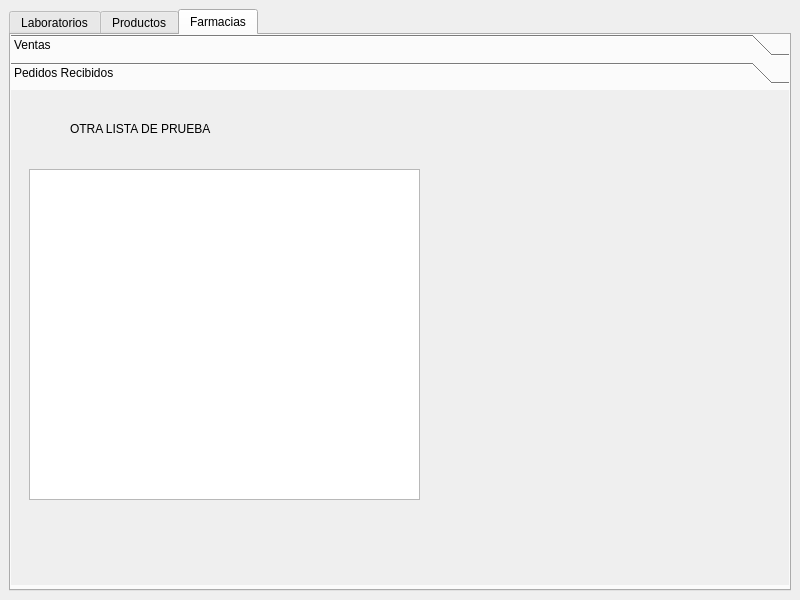
<?xml version="1.0" encoding="UTF-8"?>
<ui version="4.0">
 <class>MainWindow</class>
 <widget class="QMainWindow" name="MainWindow">
  <property name="geometry">
   <rect>
    <x>0</x>
    <y>0</y>
    <width>800</width>
    <height>600</height>
   </rect>
  </property>
  <property name="windowTitle">
   <string>Laboratorios</string>
  </property>
  <property name="windowIcon">
   <iconset>
    <normaloff>images/pill.png</normaloff>images/pill.png</iconset>
  </property>
  <widget class="QWidget" name="centralwidget">
   <layout class="QVBoxLayout" name="verticalLayout">
    <item>
     <widget class="QTabWidget" name="tabWidget">
      <property name="currentIndex">
       <number>2</number>
      </property>
      <widget class="QWidget" name="tab_3">
       <attribute name="title">
        <string>Laboratorios</string>
       </attribute>
       <widget class="QWidget" name="verticalLayoutWidget_7">
        <property name="geometry">
         <rect>
          <x>-1</x>
          <y>9</y>
          <width>781</width>
          <height>541</height>
         </rect>
        </property>
        <layout class="QVBoxLayout" name="verticalLayout_10">
         <item>
          <widget class="QLabel" name="label_12">
           <property name="text">
            <string>Laboratorios Existentes</string>
           </property>
          </widget>
         </item>
         <item>
          <widget class="QListWidget" name="LabsE_list"/>
         </item>
        </layout>
       </widget>
      </widget>
      <widget class="QWidget" name="tab">
       <property name="accessibleName">
        <string/>
       </property>
       <attribute name="title">
        <string>Productos</string>
       </attribute>
       <layout class="QVBoxLayout" name="verticalLayout_2">
        <item>
         <widget class="QToolBox" name="toolBox">
          <property name="currentIndex">
           <number>0</number>
          </property>
          <widget class="QWidget" name="page">
           <property name="geometry">
            <rect>
             <x>0</x>
             <y>0</y>
             <width>760</width>
             <height>469</height>
            </rect>
           </property>
           <attribute name="label">
            <string>Crear</string>
           </attribute>
           <widget class="QWidget" name="verticalLayoutWidget_2">
            <property name="geometry">
             <rect>
              <x>0</x>
              <y>0</y>
              <width>111</width>
              <height>361</height>
             </rect>
            </property>
            <layout class="QVBoxLayout" name="verticalLayout_5">
             <item>
              <widget class="QLabel" name="label_3">
               <property name="text">
                <string>ID:</string>
               </property>
              </widget>
             </item>
             <item>
              <widget class="QLabel" name="label_2">
               <property name="text">
                <string>Nombre:</string>
               </property>
              </widget>
             </item>
             <item>
              <widget class="QLabel" name="label">
               <property name="text">
                <string>Fabricante:</string>
               </property>
              </widget>
             </item>
             <item>
              <widget class="QLabel" name="label_4">
               <property name="text">
                <string>Costo Venta:</string>
               </property>
              </widget>
             </item>
             <item>
              <widget class="QLabel" name="label_5">
               <property name="text">
                <string>Coste:</string>
               </property>
              </widget>
             </item>
             <item>
              <widget class="QLabel" name="label_7">
               <property name="text">
                <string>Unidad:</string>
               </property>
              </widget>
             </item>
             <item>
              <widget class="QLabel" name="label_6">
               <property name="text">
                <string>Seguridad:</string>
               </property>
              </widget>
             </item>
             <item>
              <widget class="QLabel" name="label_8">
               <property name="text">
                <string>Minimo:</string>
               </property>
              </widget>
             </item>
            </layout>
           </widget>
           <widget class="QWidget" name="verticalLayoutWidget_3">
            <property name="geometry">
             <rect>
              <x>110</x>
              <y>0</y>
              <width>621</width>
              <height>361</height>
             </rect>
            </property>
            <layout class="QVBoxLayout" name="verticalLayout_6">
             <item>
              <widget class="QLineEdit" name="IDP_Edit"/>
             </item>
             <item>
              <widget class="QLineEdit" name="NombreP_edit"/>
             </item>
             <item>
              <widget class="QLineEdit" name="FabricanteP_edit"/>
             </item>
             <item>
              <widget class="QLineEdit" name="CostoVP_edit"/>
             </item>
             <item>
              <widget class="QLineEdit" name="Coste_edit"/>
             </item>
             <item>
              <widget class="QLineEdit" name="UnidadP_edit"/>
             </item>
             <item>
              <widget class="QLineEdit" name="SeguridadP_edit"/>
             </item>
             <item>
              <widget class="QLineEdit" name="MinimoP_edit"/>
             </item>
            </layout>
           </widget>
           <widget class="QWidget" name="horizontalLayoutWidget">
            <property name="geometry">
             <rect>
              <x>0</x>
              <y>380</y>
              <width>211</width>
              <height>80</height>
             </rect>
            </property>
            <layout class="QHBoxLayout" name="horizontalLayout">
             <item>
              <widget class="QPushButton" name="CrearP_bt">
               <property name="text">
                <string>Crear</string>
               </property>
              </widget>
             </item>
            </layout>
           </widget>
          </widget>
          <widget class="QWidget" name="page_2">
           <property name="geometry">
            <rect>
             <x>0</x>
             <y>0</y>
             <width>760</width>
             <height>469</height>
            </rect>
           </property>
           <attribute name="label">
            <string>Productos Disponibles</string>
           </attribute>
           <widget class="QWidget" name="verticalLayoutWidget_4">
            <property name="geometry">
             <rect>
              <x>9</x>
              <y>19</y>
              <width>481</width>
              <height>431</height>
             </rect>
            </property>
            <layout class="QVBoxLayout" name="verticalLayout_7">
             <item>
              <widget class="QTableWidget" name="ProductosD_tb"/>
             </item>
            </layout>
           </widget>
           <widget class="QLabel" name="label_9">
            <property name="geometry">
             <rect>
              <x>490</x>
              <y>60</y>
              <width>271</width>
              <height>81</height>
             </rect>
            </property>
            <property name="text">
             <string>ESTO ES SOLO UNA IDEA. ES UNA TABLA</string>
            </property>
           </widget>
          </widget>
         </widget>
        </item>
       </layout>
      </widget>
      <widget class="QWidget" name="tab_2">
       <attribute name="title">
        <string>Farmacias</string>
       </attribute>
       <widget class="QWidget" name="verticalLayoutWidget">
        <property name="geometry">
         <rect>
          <x>-1</x>
          <y>-1</y>
          <width>781</width>
          <height>551</height>
         </rect>
        </property>
        <layout class="QVBoxLayout" name="verticalLayout_4">
         <item>
          <widget class="QToolBox" name="toolBox_2">
           <property name="currentIndex">
            <number>1</number>
           </property>
           <widget class="QWidget" name="page_3">
            <property name="geometry">
             <rect>
              <x>0</x>
              <y>0</y>
              <width>779</width>
              <height>487</height>
             </rect>
            </property>
            <attribute name="label">
             <string>Ventas</string>
            </attribute>
            <widget class="QLabel" name="label_10">
             <property name="geometry">
              <rect>
               <x>30</x>
               <y>10</y>
               <width>311</width>
               <height>17</height>
              </rect>
             </property>
             <property name="text">
              <string>SOLO UNA IDEA DE PRUEBA. ES UNA LISTA</string>
             </property>
            </widget>
            <widget class="QWidget" name="verticalLayoutWidget_5">
             <property name="geometry">
              <rect>
               <x>20</x>
               <y>60</y>
               <width>361</width>
               <height>271</height>
              </rect>
             </property>
             <layout class="QVBoxLayout" name="verticalLayout_8">
              <item>
               <widget class="QListView" name="VentaP_list"/>
              </item>
             </layout>
            </widget>
           </widget>
           <widget class="QWidget" name="page_4">
            <property name="geometry">
             <rect>
              <x>0</x>
              <y>0</y>
              <width>779</width>
              <height>487</height>
             </rect>
            </property>
            <attribute name="label">
             <string>Pedidos Recibidos</string>
            </attribute>
            <widget class="QLabel" name="label_11">
             <property name="geometry">
              <rect>
               <x>60</x>
               <y>30</y>
               <width>181</width>
               <height>17</height>
              </rect>
             </property>
             <property name="text">
              <string>OTRA LISTA DE PRUEBA</string>
             </property>
            </widget>
            <widget class="QWidget" name="verticalLayoutWidget_6">
             <property name="geometry">
              <rect>
               <x>19</x>
               <y>79</y>
               <width>391</width>
               <height>331</height>
              </rect>
             </property>
             <layout class="QVBoxLayout" name="verticalLayout_9">
              <item>
               <widget class="QListView" name="PedidosR_list"/>
              </item>
             </layout>
            </widget>
           </widget>
          </widget>
         </item>
        </layout>
       </widget>
      </widget>
     </widget>
    </item>
   </layout>
  </widget>
 </widget>
 <resources/>
 <connections/>
</ui>
